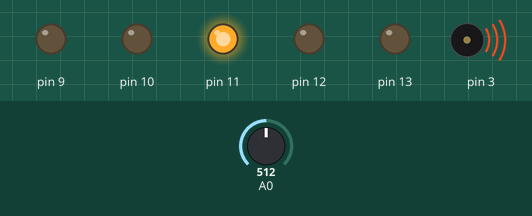
A sketch run on a simulated Arduino Uno, built with avr-gcc and run on an emulated ATmega328P. On the bench: output pins drawn as LEDs (lit = HIGH), buzzer (waves = sounding). Inputs (shaded band) come from the test bench; at power-on: A0 = 512. What the sketch prints to the serial monitor is not drawn.

Above: at 1.2 s.
1.3 s: A0 set to 420
2.8 s: A0 set to 396
At 4.0 s:
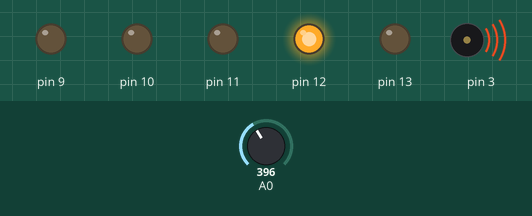
4.3 s: A0 set to 215
5.8 s: A0 set to 186
At 6.5 s:
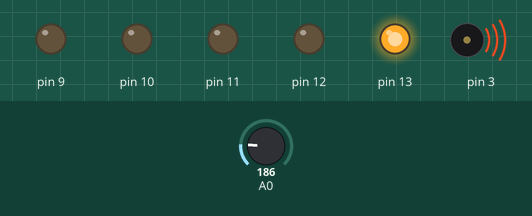
7.3 s: A0 set to 11
8.8 s: A0 set to 8
At 9.9 s:
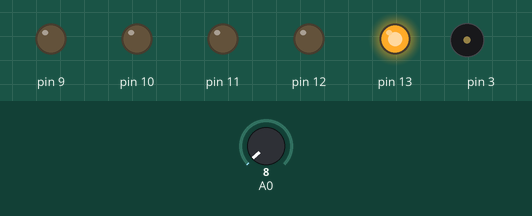
Timing chart, 0 to 11.3 s (numbered marks = the images above; inputs shaded):
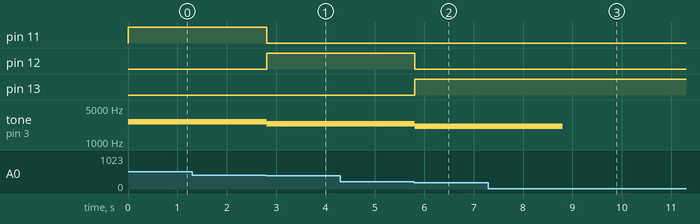

The sketch:

potentiometer-led5-buzzer.ino
```cpp
void setup() {
  // put your setup code here, to run once:
  pinMode(13, OUTPUT);
  pinMode(12, OUTPUT);
  pinMode(11, OUTPUT);
  pinMode(10, OUTPUT);
  pinMode(9, OUTPUT);
  pinMode(3, OUTPUT);
  Serial.begin(9600);
}

int input=0;
int note[5]={2093, 2349, 2637, 2793, 3136};

void loop() {
  // put your main code here, to run repeatedly:
  input=analogRead(A0);
  Serial.println(input);

  if(input<205)
  {
    digitalWrite(13, HIGH);
    digitalWrite(12, LOW);
    digitalWrite(11, LOW);
    digitalWrite(10, LOW);
    digitalWrite(9, LOW);
    if(input<10) tone(3, 0);
    if(input>=10) tone(3, note[0]);
  }
  else if(input<410)
  {
    digitalWrite(13, LOW);
    digitalWrite(12, HIGH);
    digitalWrite(11, LOW);
    digitalWrite(10, LOW);
    digitalWrite(9, LOW);
    tone(3, note[1]);
  }
  else if(input<615)
  {
    digitalWrite(13, LOW);
    digitalWrite(12, LOW);
    digitalWrite(11, HIGH);
    digitalWrite(10, LOW);
    digitalWrite(9, LOW);
    tone(3, note[2]);
  }
  else if(input<820)
  {
    digitalWrite(13, LOW);
    digitalWrite(12, LOW);
    digitalWrite(11, LOW);
    digitalWrite(10, HIGH);
    digitalWrite(9, LOW);
    tone(3, note[3]);
  }
  else if(input<1024)
  {
    digitalWrite(13, LOW);
    digitalWrite(12, LOW);
    digitalWrite(11, LOW);
    digitalWrite(10, LOW);
    digitalWrite(9, HIGH);
    tone(3, note[4]);
  }
}
```

Measured:
- the behaviour switches between 410 and 409 on A0 (found by bisection; images 0 and 1)
- the behaviour switches between 205 and 204 on A0 (found by bisection; images 1 and 2)
- the behaviour switches between 10 and 9 on A0 (found by bisection; images 2 and 3)
- after the input at 2.8 s, pin 11: HIGH → LOW at once; pin 12: LOW → HIGH at once; tone on pin 3: 2637 Hz → 2349 Hz at once
- after the input at 5.8 s, pin 12: HIGH → LOW at once; pin 13: LOW → HIGH at once; tone on pin 3: 2349 Hz → 2093 Hz at once
- after the input at 8.8 s, tone on pin 3: 2093 Hz → silent at once
